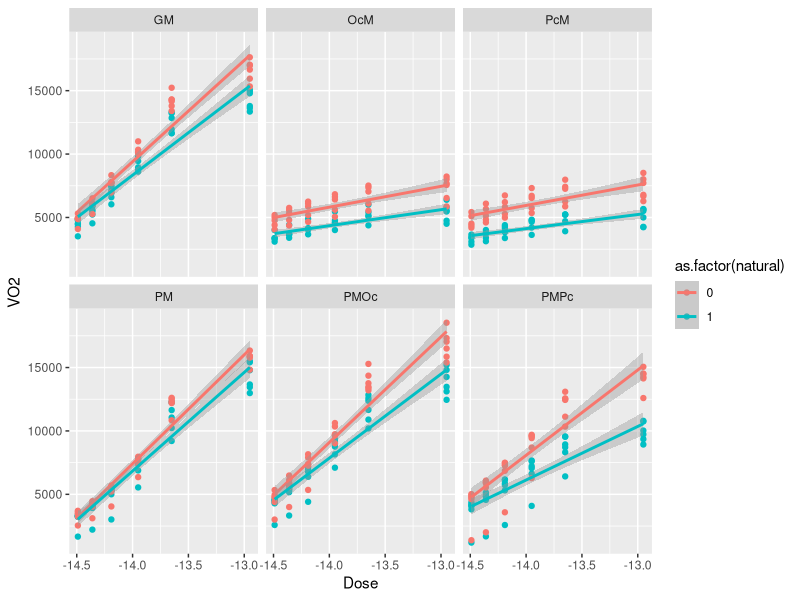
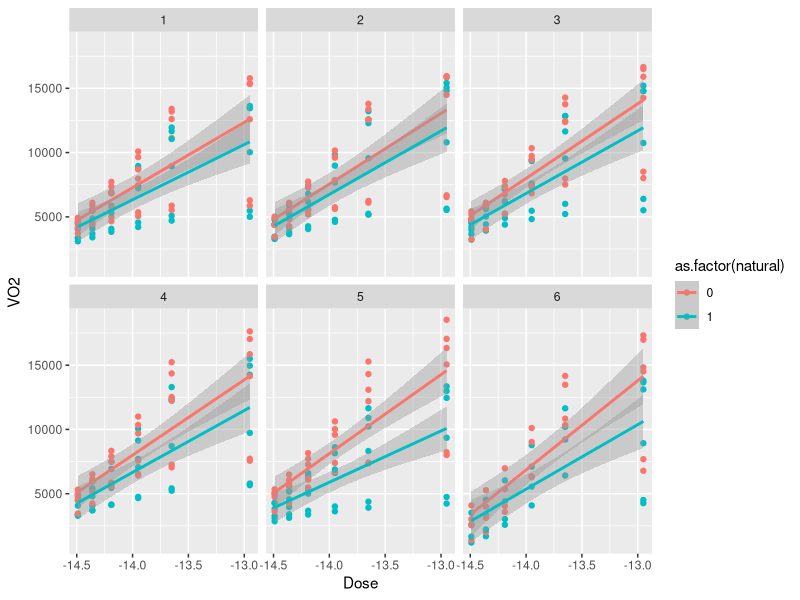

Reproduce these figures in R, in order.
library(tidyverse)
library(readxl)
data = NULL
for (i in excel_sheets("data.xls")){
  this_df <- read_excel("data.xls",sheet = i,skip = 1) |> 
    select(-Basal) |> 
    pivot_longer(cols = -Subject, names_to = "Dose",values_to = "VO2") |> 
    mutate(Substrate = i)
  data <- rbind(data,this_df)
}
data <- data |> 
  mutate(Dose = round(as.numeric(Dose), 2),
         natural = if_else(str_detect(Subject,"NT"),1,0),
         transgenic = if_else(str_detect(Subject,"Tg"),1,0),
         malate = if_else(str_detect(Substrate,"M"),1,0),
         glutamate = if_else(str_detect(Substrate,"G"),1,0),
         pyruvate = if_else(str_detect(Substrate,"P"),1,0),
         palmytol = if_else(str_detect(Substrate,"Pc"),1,0),
         octanoyl = if_else(str_detect(Substrate,"Oc"),1,0),
         pair = substr(Subject,3,3))

## Basic graph
data |> 
  ggplot(aes(x = Dose, y = VO2, color = as.factor(natural))) +
  geom_point() +
  geom_smooth(method = "lm") + 
  facet_wrap(.~Substrate)

## Facet by pair
data |> 
  ggplot(aes(x = Dose, y = VO2, color = as.factor(natural))) +
  geom_point() +
  geom_smooth(method = "lm") + 
  facet_wrap(.~pair)


## Comparing substrate indicators vs. individual effects for each
summary(lm(VO2 ~ Dose + natural + glutamate + pyruvate + palmytol + octanoyl, data = data))
summary(lm(VO2 ~ natural + Dose + Substrate, data = data))
## And an interaction model
summary(lm(VO2 ~ natural + Dose * Substrate, data = data))

